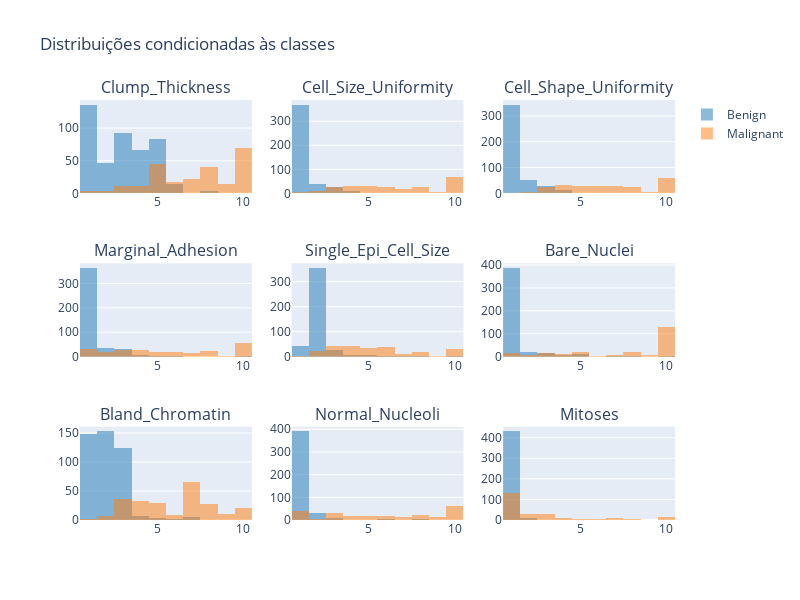

Notebook code for this chart:
### Code cell
from plotly.subplots import make_subplots
import plotly.graph_objects as go

b = df[df["Class"] == 0]
m = df[df["Class"] == 1]

grid = make_subplots(rows=3, cols=3, subplot_titles=["Clump_Thickness","Cell_Size_Uniformity","Cell_Shape_Uniformity","Marginal_Adhesion","Single_Epi_Cell_Size","Bare_Nuclei","Bland_Chromatin"
,"Normal_Nucleoli","Mitoses"])
i = 0
legend_flag = True
for col in ["Clump_Thickness","Cell_Size_Uniformity","Cell_Shape_Uniformity","Marginal_Adhesion","Single_Epi_Cell_Size","Bare_Nuclei","Bland_Chromatin"
,"Normal_Nucleoli","Mitoses"]:
    fig = go.Histogram(x=b[col],nbinsx=10,opacity=0.5,name="Benign", showlegend=legend_flag)
    grid.append_trace(fig, i//3+1, (i%3)+1)
    fig = go.Histogram(x=m[col],nbinsx=10,opacity=0.5,name="Malignant", showlegend=legend_flag)
    grid.append_trace(fig, i//3+1, (i%3)+1)
    if i == 0: legend_flag=False
    i += 1

grid.update_layout(height=600, width=800, title_text="Distribuições condicionadas às classes", barmode="overlay", showlegend=True, colorway=["#1f77b4", "#ff7f0e"])
grid.show()

### Figure 1 — Plotly figure (JSON) as saved in the notebook; plotly's stock layout.template omitted (floating-point values rounded to 4 significant figures; data arrays with more than 128 entries replaced by an {"elided": "..."} marker saying what was removed)
{"data": [{"name": "Benign", "nbinsx": 10, "opacity": 0.5, "showlegend": true, "type": "histogram", "x": {"elided": "444 int values"}, "xaxis": "x", "yaxis": "y"}, {"name": "Malignant", "nbinsx": 10, "opacity": 0.5, "showlegend": true, "type": "histogram", "x": {"elided": "239 int values"}, "xaxis": "x", "yaxis": "y"}, {"name": "Benign", "nbinsx": 10, "opacity": 0.5, "showlegend": false, "type": "histogram", "x": {"elided": "444 int values"}, "xaxis": "x2", "yaxis": "y2"}, {"name": "Malignant", "nbinsx": 10, "opacity": 0.5, "showlegend": false, "type": "histogram", "x": {"elided": "239 int values"}, "xaxis": "x2", "yaxis": "y2"}, {"name": "Benign", "nbinsx": 10, "opacity": 0.5, "showlegend": false, "type": "histogram", "x": {"elided": "444 int values"}, "xaxis": "x3", "yaxis": "y3"}, {"name": "Malignant", "nbinsx": 10, "opacity": 0.5, "showlegend": false, "type": "histogram", "x": {"elided": "239 int values"}, "xaxis": "x3", "yaxis": "y3"}, {"name": "Benign", "nbinsx": 10, "opacity": 0.5, "showlegend": false, "type": "histogram", "x": {"elided": "444 int values"}, "xaxis": "x4", "yaxis": "y4"}, {"name": "Malignant", "nbinsx": 10, "opacity": 0.5, "showlegend": false, "type": "histogram", "x": {"elided": "239 int values"}, "xaxis": "x4", "yaxis": "y4"}, {"name": "Benign", "nbinsx": 10, "opacity": 0.5, "showlegend": false, "type": "histogram", "x": {"elided": "444 int values"}, "xaxis": "x5", "yaxis": "y5"}, {"name": "Malignant", "nbinsx": 10, "opacity": 0.5, "showlegend": false, "type": "histogram", "x": {"elided": "239 int values"}, "xaxis": "x5", "yaxis": "y5"}, {"name": "Benign", "nbinsx": 10, "opacity": 0.5, "showlegend": false, "type": "histogram", "x": {"elided": "444 int values"}, "xaxis": "x6", "yaxis": "y6"}, {"name": "Malignant", "nbinsx": 10, "opacity": 0.5, "showlegend": false, "type": "histogram", "x": {"elided": "239 int values"}, "xaxis": "x6", "yaxis": "y6"}, {"name": "Benign", "nbinsx": 10, "opacity": 0.5, "showlegend": false, "type": "histogram", "x": {"elided": "444 int values"}, "xaxis": "x7", "yaxis": "y7"}, {"name": "Malignant", "nbinsx": 10, "opacity": 0.5, "showlegend": false, "type": "histogram", "x": {"elided": "239 int values"}, "xaxis": "x7", "yaxis": "y7"}, {"name": "Benign", "nbinsx": 10, "opacity": 0.5, "showlegend": false, "type": "histogram", "x": {"elided": "444 int values"}, "xaxis": "x8", "yaxis": "y8"}, {"name": "Malignant", "nbinsx": 10, "opacity": 0.5, "showlegend": false, "type": "histogram", "x": {"elided": "239 int values"}, "xaxis": "x8", "yaxis": "y8"}, {"name": "Benign", "nbinsx": 10, "opacity": 0.5, "showlegend": false, "type": "histogram", "x": {"elided": "444 int values"}, "xaxis": "x9", "yaxis": "y9"}, {"name": "Malignant", "nbinsx": 10, "opacity": 0.5, "showlegend": false, "type": "histogram", "x": {"elided": "239 int values"}, "xaxis": "x9", "yaxis": "y9"}], "layout": {"annotations": [{"font": {"size": 16}, "showarrow": false, "text": "Clump_Thickness", "x": 0.1444, "xanchor": "center", "xref": "paper", "y": 1, "yanchor": "bottom", "yref": "paper"}, {"font": {"size": 16}, "showarrow": false, "text": "Cell_Size_Uniformity", "x": 0.5, "xanchor": "center", "xref": "paper", "y": 1, "yanchor": "bottom", "yref": "paper"}, {"font": {"size": 16}, "showarrow": false, "text": "Cell_Shape_Uniformity", "x": 0.8556, "xanchor": "center", "xref": "paper", "y": 1, "yanchor": "bottom", "yref": "paper"}, {"font": {"size": 16}, "showarrow": false, "text": "Marginal_Adhesion", "x": 0.1444, "xanchor": "center", "xref": "paper", "y": 0.6111, "yanchor": "bottom", "yref": "paper"}, {"font": {"size": 16}, "showarrow": false, "text": "Single_Epi_Cell_Size", "x": 0.5, "xanchor": "center", "xref": "paper", "y": 0.6111, "yanchor": "bottom", "yref": "paper"}, {"font": {"size": 16}, "showarrow": false, "text": "Bare_Nuclei", "x": 0.8556, "xanchor": "center", "xref": "paper", "y": 0.6111, "yanchor": "bottom", "yref": "paper"}, {"font": {"size": 16}, "showarrow": false, "text": "Bland_Chromatin", "x": 0.1444, "xanchor": "center", "xref": "paper", "y": 0.2222, "yanchor": "bottom", "yref": "paper"}, {"font": {"size": 16}, "showarrow": false, "text": "Normal_Nucleoli", "x": 0.5, "xanchor": "center", "xref": "paper", "y": 0.2222, "yanchor": "bottom", "yref": "paper"}, {"font": {"size": 16}, "showarrow": false, "text": "Mitoses", "x": 0.8556, "xanchor": "center", "xref": "paper", "y": 0.2222, "yanchor": "bottom", "yref": "paper"}], "barmode": "overlay", "colorway": ["#1f77b4", "#ff7f0e"], "height": 600, "showlegend": true, "title": {"text": "Distribuições condicionadas às classes"}, "width": 800, "xaxis": {"anchor": "y", "autorange": true, "domain": [0, 0.2889], "range": [0.5, 10.5], "type": "linear"}, "xaxis2": {"anchor": "y2", "autorange": true, "domain": [0.3556, 0.6444], "range": [0.5, 10.5], "type": "linear"}, "xaxis3": {"anchor": "y3", "autorange": true, "domain": [0.7111, 1], "range": [0.5, 10.5], "type": "linear"}, "xaxis4": {"anchor": "y4", "autorange": true, "domain": [0, 0.2889], "range": [0.5, 10.5], "type": "linear"}, "xaxis5": {"anchor": "y5", "autorange": true, "domain": [0.3556, 0.6444], "range": [0.5, 10.5], "type": "linear"}, "xaxis6": {"anchor": "y6", "autorange": true, "domain": [0.7111, 1], "range": [0.5, 10.5], "type": "linear"}, "xaxis7": {"anchor": "y7", "autorange": true, "domain": [0, 0.2889], "range": [0.5, 10.5], "type": "linear"}, "xaxis8": {"anchor": "y8", "autorange": true, "domain": [0.3556, 0.6444], "range": [0.5, 10.5], "type": "linear"}, "xaxis9": {"anchor": "y9", "autorange": true, "domain": [0.7111, 1], "range": [0.5, 10.5], "type": "linear"}, "yaxis": {"anchor": "x", "autorange": true, "domain": [0.7778, 1], "range": [0, 143.2]}, "yaxis2": {"anchor": "x2", "autorange": true, "domain": [0.7778, 1], "range": [0, 388.4]}, "yaxis3": {"anchor": "x3", "autorange": true, "domain": [0.7778, 1], "range": [0, 362.1]}, "yaxis4": {"anchor": "x4", "autorange": true, "domain": [0.3889, 0.6111], "range": [0, 382.1]}, "yaxis5": {"anchor": "x5", "autorange": true, "domain": [0.3889, 0.6111], "range": [0, 373.7]}, "yaxis6": {"anchor": "x6", "autorange": true, "domain": [0.3889, 0.6111], "range": [0, 407.4]}, "yaxis7": {"anchor": "x7", "autorange": true, "domain": [0, 0.2222], "range": [0, 161.1]}, "yaxis8": {"anchor": "x8", "autorange": true, "domain": [0, 0.2222], "range": [0, 411.6]}, "yaxis9": {"anchor": "x9", "autorange": true, "domain": [0, 0.2222], "range": [0, 453.7]}}}
